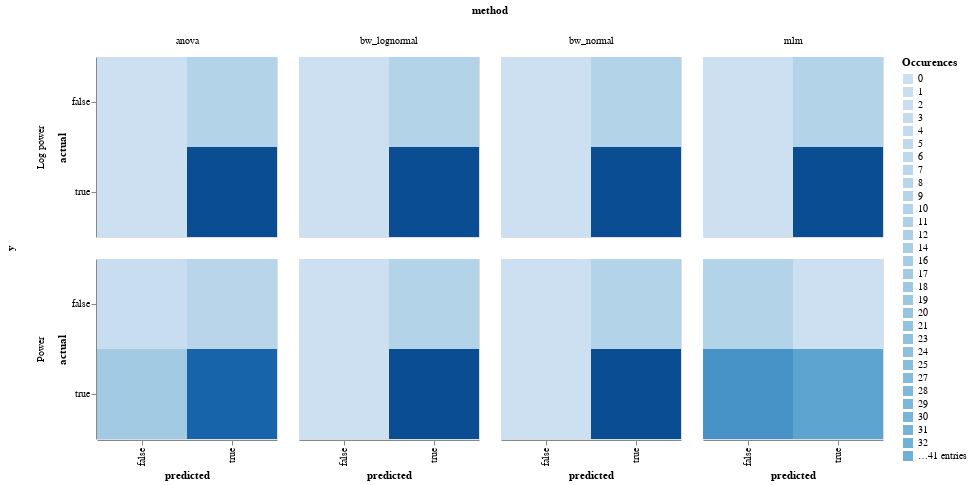

The cell this chart's notebook holds for it:
### Markdown cell above
## CM

### Code cell
# def plot_roc(res, binary=True, groups=('method', 'y', 'randomness', 'n_trials')):
# Make ROC and AUC
reload(model_comparison)

model_comparison.plot_confusion(
    model_comparison.make_confusion_matrix(res, ('method', 'y', 'randomness', 'n_trials')
                                           )).facet(column='method', row='y')

### Figure 1 — Vega-Lite specification as saved in the notebook (floating-point values rounded to 4 significant figures; data arrays with more than 128 entries replaced by an {"elided": "..."} marker saying what was removed)
{"config": {"view": {"continuousWidth": 400, "continuousHeight": 300}}, "data": {"name": "data-45ea4a99bf549a7382f2ce03a069d1a6"}, "facet": {"column": {"type": "nominal", "field": "method"}, "row": {"type": "nominal", "field": "y"}}, "spec": {"mark": "rect", "encoding": {"color": {"type": "ordinal", "field": "Occurences"}, "x": {"type": "nominal", "field": "predicted"}, "y": {"type": "nominal", "field": "actual"}}, "height": 180, "width": 180}, "$schema": "https://vega.github.io/schema/vega-lite/v4.8.1.json", "datasets": {"data-45ea4a99bf549a7382f2ce03a069d1a6": {"elided": "384 records"}}}
